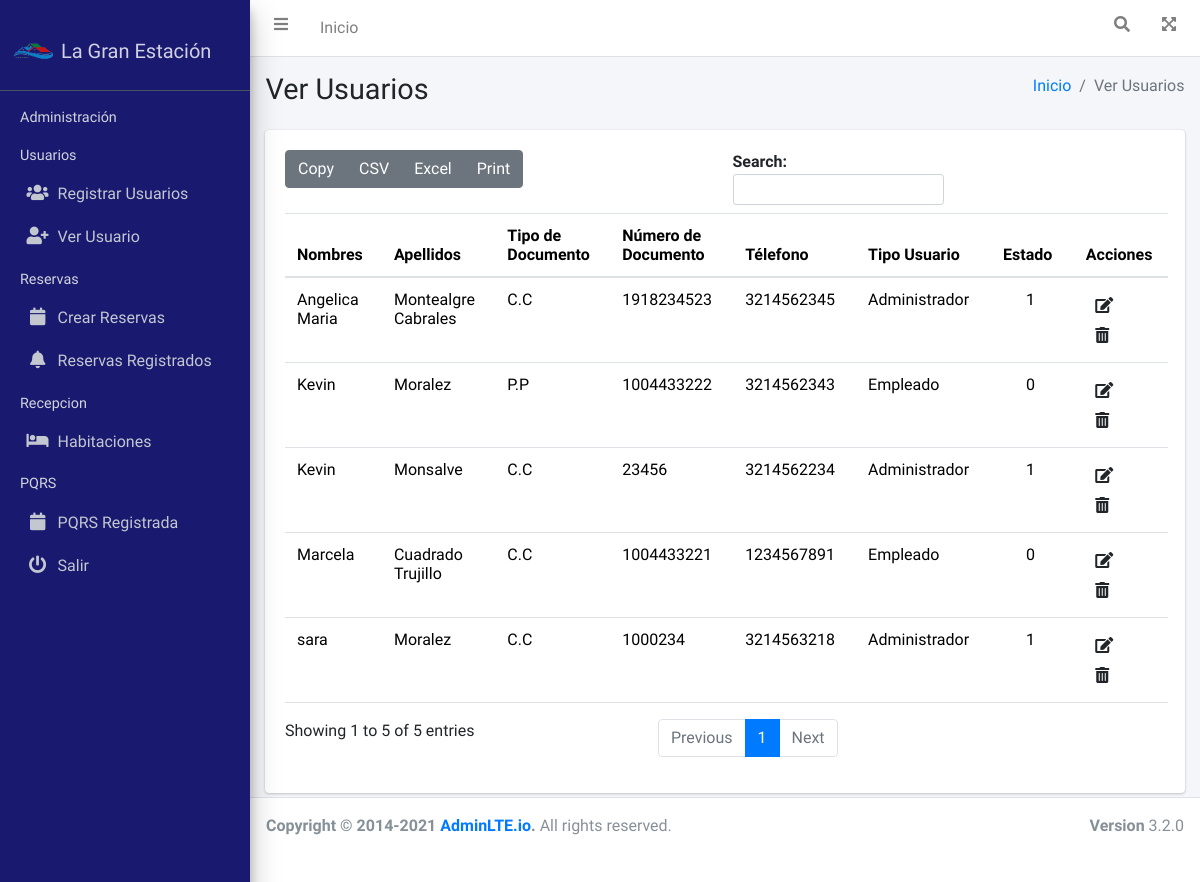
Page /user/ (signed in) on the earlier database version.
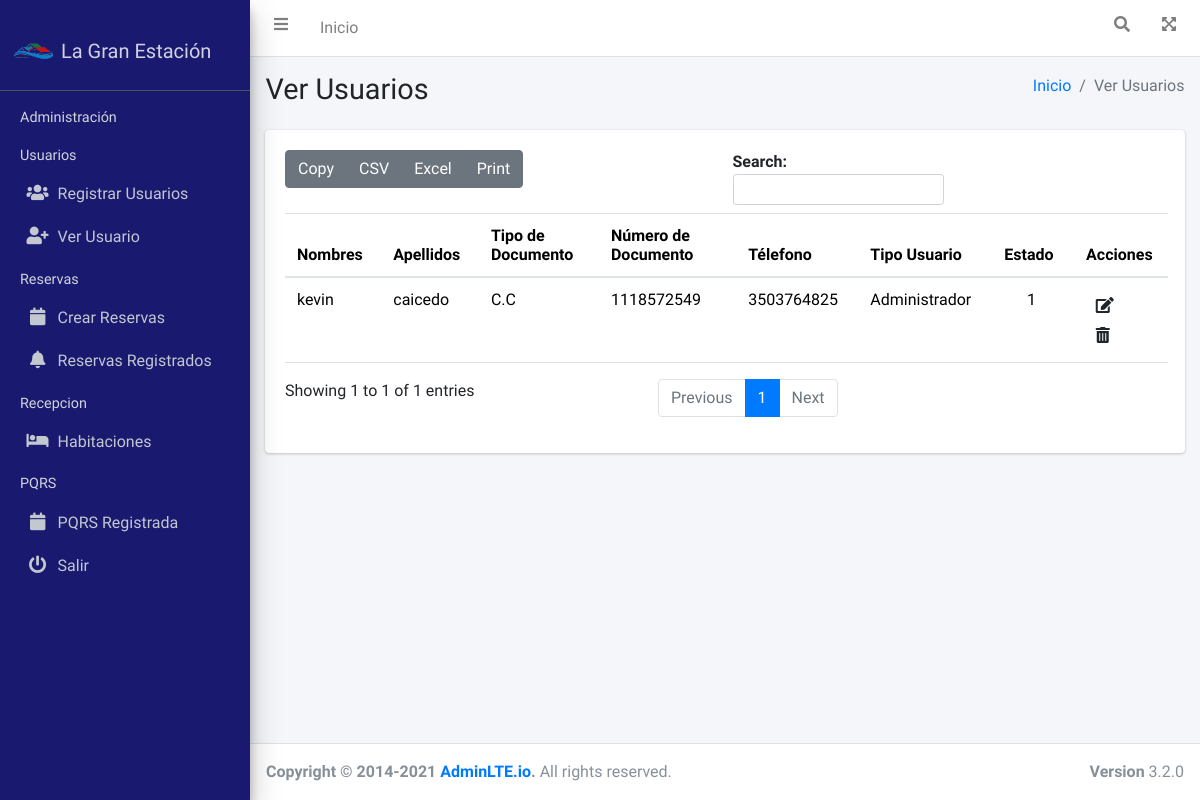
Same page on the later database version.
### usuarios/models.py (models this page shows)
class Usuario(models.Model):
    nombres=models.CharField(max_length=45, verbose_name="Nombres")
    apellidos=models.CharField(max_length=45, verbose_name="Apellidos")
    email= models.EmailField(max_length=150, verbose_name='correo')
    class TipoDocumento(models.TextChoices):
        CC='C.C', _('Cédula de Ciudadanía')
        CE='C.E', _('Cédula de Extrangeriía')
        PP='P.P', _('Pasaporte')
        TI='T.I', _('Tarjeta de Identidad')
        OT='Otro', _('Otro Tipo de Documento')
    tipoDocumento=models.CharField(max_length=5, choices=TipoDocumento.choices, default=TipoDocumento.CC, verbose_name="Tipo de Documento")
    numeroDocumento=models.CharField(max_length=45, unique=True, verbose_name="Número de Documento")
    telefono=models.CharField(max_length=15, verbose_name="Teléfono", blank=True)
    class tipoUsuario(models.TextChoices):
        Administrador='Administrador', _('Administrador')
        Empleado='Empleado', _('Empleado')
    tipoUsuario=models.CharField(max_length=13, choices=tipoUsuario.choices, default=tipoUsuario.Empleado, verbose_name="Tipo Usuario")
    class Estado(models.TextChoices):
        ACTIVO=1, ('Activo')
        INACTIVO=0, ('Inactivo')
    estado=models.CharField(max_length=1, choices=Estado.choices, default=Estado.ACTIVO, verbose_name="Estado")
    user=models.ForeignKey(User, on_delete= models.CASCADE)

### usuarios/views.py (the view)
# urls.py: path('user/',include('usuarios.urls')),
@login_required(login_url='inicio')
def usuarios(request):
    titulo="Ver Usuarios"
    usuarios=Usuario.objects.all()
    context={
        'titulo':titulo,
        'usuarios':usuarios
    }
    return render(request,'usuarios/usuarios.html',context)

### General/templates/usuarios/usuarios.html (shortened to what this page needs)
{% extends 'partials/bodyAdmin.html' %}
{% load static %}
{% block contenido %}
<div class="container">
    <div class="card">
        <div class="card-body">
            <div id="example1_wrapper" class="dataTables_wrapper dt-bootstrap4">
                <table id="tabla-general" class="table">
                    <thead>
                    <tr>
                        <th scope="col">Nombres</th>
                        <th scope="col">Apellidos</th>
                        <th scope="col">Tipo de Documento</th>
                        <th scope="col">Número de Documento</th>
                        <th scope="col">Télefono</th>
                        <th scope="col">Tipo Usuario</th>
                        <th scope="col" >Estado</th>
                        <th scope="col" class="text-center">Acciones</th>
                    </thead>
                    <tbody>
                        {% for usuario in usuarios   %}
                        <tr>
                            {% if usuario.estado != '3' %}
                            <td>{{usuario.nombres}}</td>
                            <td>{{usuario.apellidos}}</td>
                            <td>{{usuario.tipoDocumento}}</td>
                            <td >{{usuario.numeroDocumento}}</td>
                            <td>{{usuario.telefono}}</td>
                            <td>{{usuario.tipoUsuario}}</td>
                            <td class="text-center">{{usuario.estado}}</td>
                            <td ><a class="btn btn " href="{% url 'usuarios-editar' usuario.id %}"><i class="fas fa-edit"></i>
                            <a class="btn btn" href="{% url 'usuarios-eliminar' usuario.id %}"><i class="fas  fa-trash-alt"></i></td>
                            {% endif %}
                        </tr>
                        {% endfor %}
                    </tbody>
                </table>
            </div>
        </div>
    </div>
</div>
{% endblock contenido %}

### General/templates/partials/bodyAdmin.html (shortened to what this page needs)
{% load static %}
{% load bootstrap5 %}
{% bootstrap_css %}
<!DOCTYPE html>
<html lang="en">
<head>
    <link rel="stylesheet" href="{% static 'fontawesome-free/css/all.min.css' %}">
    <link rel="stylesheet" href="https://code.ionicframework.com/ionicons/2.0.1/css/ionicons.min.css">
    <link rel="stylesheet" href="{% static 'css/adminlte.min.css' %}">
  <link rel="stylesheet" href="{% static 'toastr/toastr.min.css' %}">
</head>
<body class="hold-transition sidebar-mini layout-fixed">
    <div class="wrapper ">
        {% include 'partials/navbarAdmin.html' %}
        {% include 'partials/sidebarAdmin.html' %}
        <div class="content-wrapper overflow-scroll" style="height: 80%;">
            {% include 'partials/headerAdmin.html' %}
            <div class="container">
                {% block contenido %}
                {% endblock contenido %}
            </div>
        </div>
        {% include 'partials/footerAdmin.html' %}
    </div>
</body>
</html>

### General/templates/partials/navbarAdmin.html (shortened to what this page needs)
{% load static %}
<nav class="main-header navbar navbar-expand navbar-white navbar-light">
  <ul class="navbar-nav">
    <li class="nav-item">
      <a class="nav-link" data-widget="pushmenu" href="#" role="button"><i class="fas fa-bars"></i></a>
    </li>
    <li class="nav-item d-none d-sm-inline-block">
      <a href="{% url 'index-admin' %}" class="nav-link">Inicio</a>
    </li>
  </ul>
  <ul class="navbar-nav ml-auto">
    <li class="nav-item">
      <a class="nav-link" data-widget="navbar-search" href="#" role="button">
        <i class="fas fa-search"></i>
      </a>
    </li>
    <li class="nav-item">
      <a class="nav-link" data-widget="fullscreen" href="#" role="button">
        <i class="fas fa-expand-arrows-alt"></i>
      </a>
    </li>
  </ul>
</nav>

### General/templates/partials/sidebarAdmin.html (shortened to what this page needs)
{% load static %}
<aside class="main-sidebar sidebar-dark-primary elevation-4 py-3" style="background-color: #191970">
  <a href="index3.html" class="brand-link">
    <img src="{% static '\img\logo.png' %}" alt="login-icon" style="height: 3rem" style="opacity: .8"></i>
    <span class="brand-text font-weight-light">La Gran Estación</span>
  </a>
  <div class="sidebar">
    <nav class="mt-2">
      <ul class="nav nav-pills nav-sidebar flex-column" data-widget="treeview" role="menu" data-accordion="false">
        <li class="nav-header">Administración</li>
        <li class="nav-header">Usuarios</li>
        <li class="nav-item">
              <a href="{% url 'usuarios-crear' %}" class="nav-link">
                <i class="nav-icon fas fa-users"></i>
                <p>Registrar Usuarios</p>
              </a>
            </li>
         <li class="nav-item">
              <a href="{% url 'usuarios' %}" class="nav-link">
                <i class="nav-icon fas fa-user-plus"></i>
                <p>Ver Usuario</p>
              </a>
            </li>
        <li class="nav-header">Reservas</li>
          <li class="nav-item">
            <a href="{% url 'crear-reserva' %}" class="nav-link">
              <i class="nav-icon fas fa-calendar days"></i>
              <p>Crear Reservas</p>
            </a>
          </li>
          <li class="nav-item">
            <a href="{% url 'reservar' %}" class="nav-link">
              <i class="nav-icon fas fa-bell"></i>
              <p>Reservas Registrados</p>
            </a>
          </li>
        <li class="nav-header">Recepcion</li>
        <li class="nav-item">
          <a href= "{% url 'habitaciones' %}" class="nav-link">
            <i class="nav-icon fas fa-bed"></i>
            <p>
              Habitaciones
            </p>
          </a>
        </li>
        <li class="nav-header">PQRS</li>
          <li class="nav-item">
            <a href="{% url 'pqrs' %}" class="nav-link">
              <i class="nav-icon fas fa-calendar days"></i>
              <p>PQRS Registrada</p>
            </a>
          </li>
        <li class="nav-item">
          <a href="{% url 'login' %}" class="nav-link">
            <i class="nav-icon fas fa-power-off"></i>
            <p>Salir</p>
          </a>
        </li>
      </ul>
    </nav>
  </div>
</aside>

### General/templates/partials/headerAdmin.html
{% load static %}
<div class="content-header">
    <div class="container-fluid">
        <div class="row mb-2">
            <div class="col-sm-6">
                <h1 class="m-0">{{titulo}}</h1>
            </div>
            <div class="col-sm-6">
                <ol class="breadcrumb float-sm-right">
                    <li class="breadcrumb-item"><a href="#">Inicio</a></li>
                    <li class="breadcrumb-item active">{{titulo}}</li>
                </ol>
            </div>
        </div>
    </div>
</div>

### General/templates/partials/footerAdmin.html
{% load static %}
<footer class="main-footer">
  <strong>Copyright &copy; 2014-2021 <a href="https://adminlte.io">AdminLTE.io</a>.</strong>
  All rights reserved.
  <div class="float-right d-none d-sm-inline-block">
  <b>Version</b> 3.2.0
  </div>
  </footer>

### General/templates/partials/jsAdmin.html (shortened to what this page needs)
{% load static %}

Differences in the rows shown:
removed Usuario: nombres "Angelica Maria", apellidos "Montealgre Cabrales", tipoDocumento "C.C", numeroDocumento "1918234523", telefono "3214562345", tipoUsuario "Administrador", estado "1"
removed Usuario: nombres "Marcela", apellidos "Cuadrado Trujillo", tipoDocumento "C.C", numeroDocumento "1004433221", telefono "1234567891", tipoUsuario "Empleado", estado "0"
removed Usuario: nombres "Kevin", apellidos "Moralez", tipoDocumento "P.P", numeroDocumento "1004433222", telefono "3214562343", tipoUsuario "Empleado", estado "0"
removed Usuario: nombres "Kevin", apellidos "Monsalve", tipoDocumento "C.C", numeroDocumento "23456", telefono "3214562234", tipoUsuario "Administrador", estado "1"
removed Usuario: nombres "sara", apellidos "Moralez", tipoDocumento "C.C", numeroDocumento "1000234", telefono "3214563218", tipoUsuario "Administrador", estado "1"
added Usuario: nombres "kevin", apellidos "caicedo", tipoDocumento "C.C", numeroDocumento "1118572549", telefono "3503764825", tipoUsuario "Administrador", estado "1"
Other differences:
text written by a page script: "Copy CSV Excel Print Search: Showing 1 to 5 of 5 entries Previous 1 Next" → "Copy CSV Excel Print Search: Showing 1 to 1 of 1 entries Previous 1 Next"
